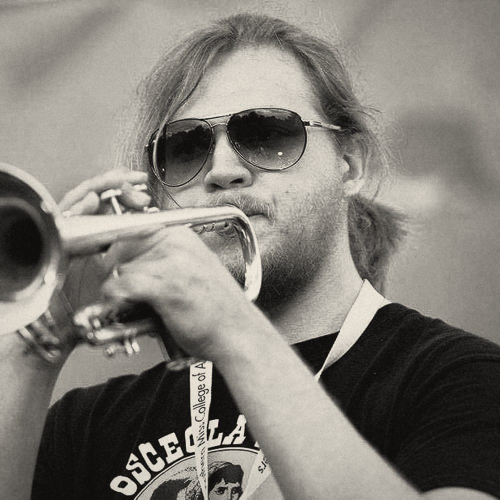
#> input picture photos/colman-grinell.jpg, 1000 x 1000 px, found by its file name (shown at 1/2 size)
$ python portraits.py
#> lines starting #> are read from the running program, lines starting #| are printed output that depends on the picture
"""Render raw band photos as matched, warm-toned black-and-white portraits.

Usage: python3 tools/portraits.py
"""

from pathlib import Path

import numpy as np
from PIL import Image
from scipy import ndimage

ROOT = Path(__file__).resolve().parent.parent
RAW = ROOT / "photos" / "raw"
OUT = ROOT / "photos"
SIZE = 1000

# (filename, square crop box as left, top, side) in raw pixel coordinates
PORTRAITS = {
    "colman-grinell": ("colman-grinell.jpg", (250, 0, 619)),
    "luke-palmer": ("luke-palmer.jpg", (1150, 450, 1850)),
    "nick-benoit": ("nick-benoit.png", (384, 893, 773)),
}

SHADOW = np.array((14, 13, 12), dtype=float)
HIGHLIGHT = np.array((238, 232, 220), dtype=float)


def tone(lum):
    lo, hi = np.percentile(lum, (0.5, 99.5))
    stretched = np.clip((lum - lo) / (hi - lo), 0, 1)
    ranks = np.argsort(np.argsort(lum, axis=None)).reshape(lum.shape)
    equalized = ranks / (lum.size - 1)
    t = 0.75 * stretched + 0.25 * equalized
    return t * t * (3 - 2 * t) * 0.75 + t * 0.25


def vignette(shape):
    ys, xs = np.mgrid[-1 : 1 : shape[0] * 1j, -1 : 1 : shape[1] * 1j]
    return 1 - 0.22 * np.clip(np.hypot(xs, ys) - 0.5, 0, None) ** 1.5


def grain(shape, seed=0):
    noise = np.random.default_rng(seed).standard_normal(shape)
    return ndimage.gaussian_filter(noise, 0.6)


def portrait(src, box):
    left, top, side = box
    img = Image.open(src).convert("RGB").crop((left, top, left + side, top + side))
    rgb = np.asarray(img.resize((SIZE, SIZE), Image.LANCZOS), dtype=float) / 255
    lum = rgb @ np.array([0.45, 0.42, 0.13])

    t = np.clip(tone(lum) * vignette(lum.shape) + 0.035 * grain(lum.shape), 0, 1)
    out = SHADOW + (HIGHLIGHT - SHADOW) * t[..., None]
    return Image.fromarray(out.astype(np.uint8))


def main():
    for name, (filename, box) in PORTRAITS.items():
        portrait(RAW / filename, box).save(OUT / f"{name}.jpg", quality=88, progressive=True)
#> in portrait, `img = Image.open(src).convert("RGB").crop((left, top, left + side, top..`:
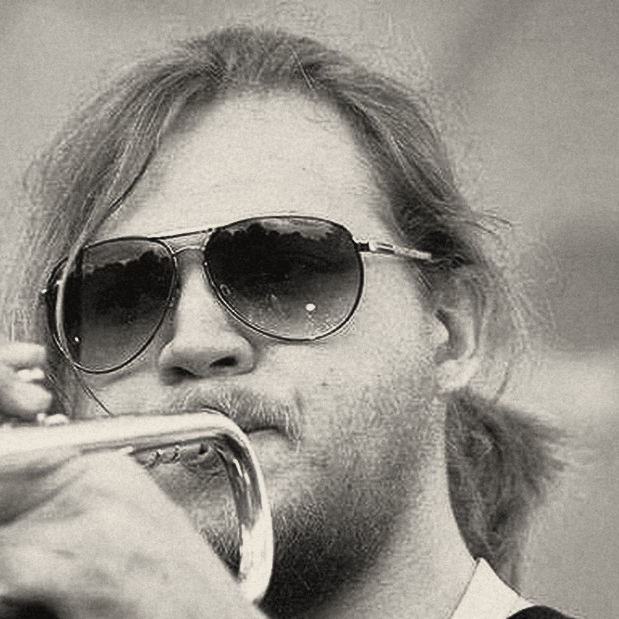
#> img: PIL image 619x619 RGB; mean R, G, B 149.8, 145.8, 138
#> in tone, `lo, hi = np.percentile(lum, (0.5, 99.5))`: lo = 0.0556; hi = 0.906
#> in tone, `ranks = np.argsort(np.argsort(lum, axis=None)).reshape(lum.shape)`:
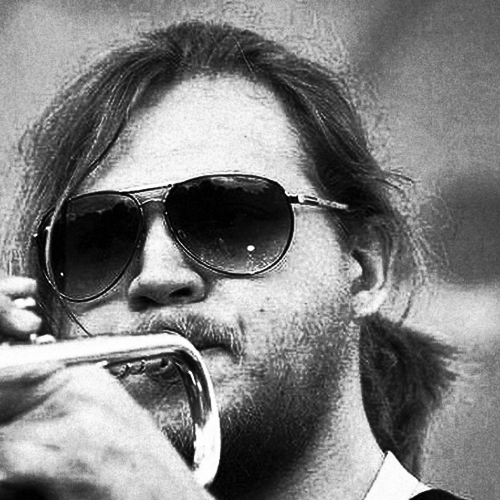
#> ranks: shape (1000, 1000) int64 (shown at 1/2 size); min 0, max 999999, mean 499999.5; drawn with min black and max white
#> in vignette, `ys, xs = np.mgrid[-1 : 1 : shape[0] * 1j, -1 : 1 : shape[1] * 1j]`:
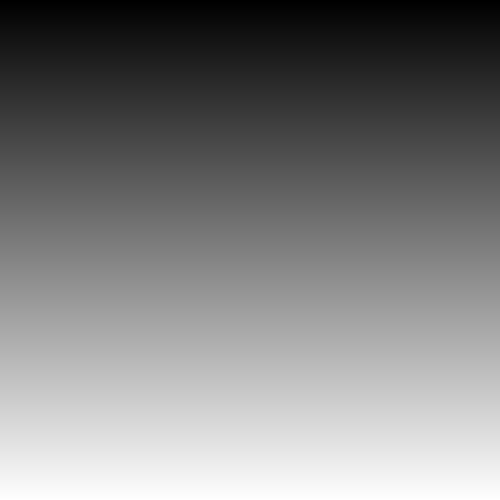
#> ys: shape (1000, 1000) float64 (shown at 1/2 size); min -1, max 1, mean -6.37e-18; drawn with min black and max white
#> in vignette, `ys, xs = np.mgrid[-1 : 1 : shape[0] * 1j, -1 : 1 : shape[1] * 1j]`:
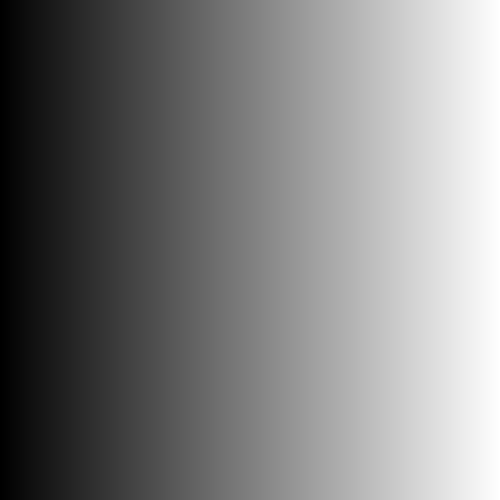
#> xs: shape (1000, 1000) float64 (shown at 1/2 size); min -1, max 1, mean -1.1e-17; drawn with min black and max white
#> in vignette, `return 1 - 0.22 * np.clip(np.hypot(xs, ys) - 0.5, 0, None) ** 1.5`:
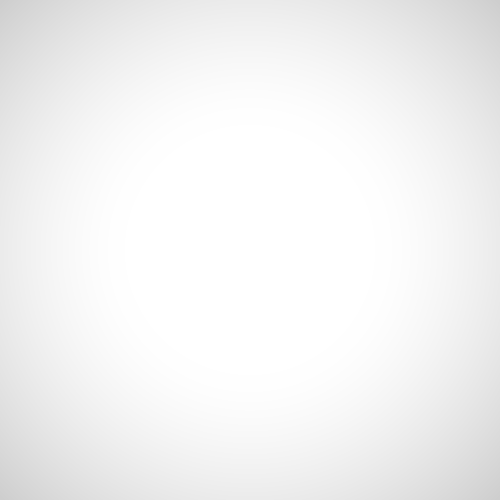
#> returned value: shape (1000, 1000) float64 (shown at 1/2 size); min 0.808, max 1, mean 0.955
#> in grain, `noise = np.random.default_rng(seed).standard_normal(shape)`:
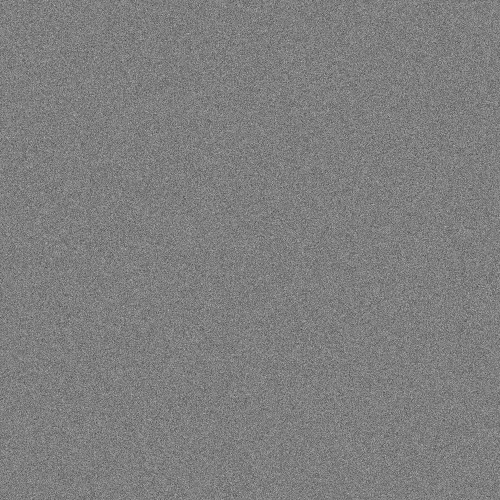
#> noise: shape (1000, 1000) float64 (shown at 1/2 size); min -4.68, max 4.73, mean 0.000999; drawn with min black and max white
#> in portrait, `out = SHADOW + (HIGHLIGHT - SHADOW) * t[..., None]`:
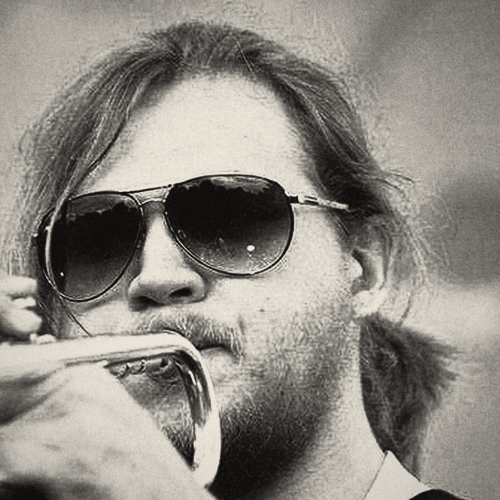
#> out: shape (1000, 1000, 3) float64 (shown at 1/2 size); mean of channels 0, 1, 2 142.2, 138.3, 131; drawn as R, G, B
        print(f"wrote photos/{name}.jpg")
#> pass 2 of the loop in main, `for name, (filename, box) in PORTRAITS.items():`:
#> left = 1150; top = 450; side = 1850
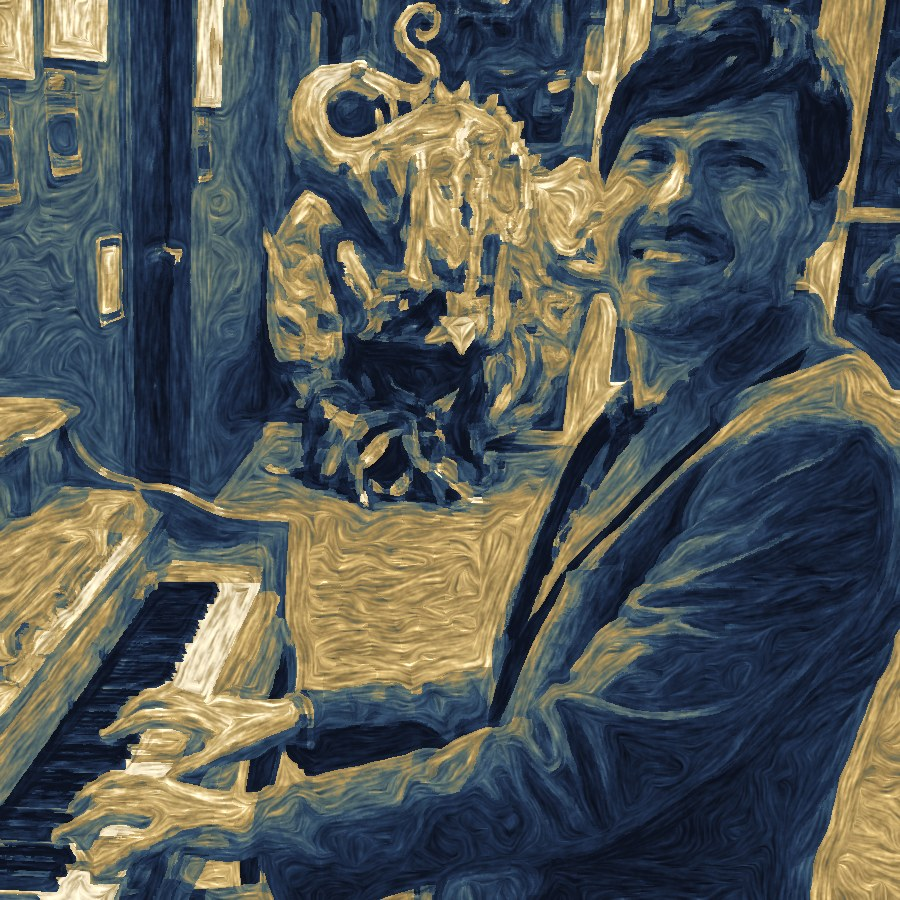
#> input picture photos/luke-palmer.jpg, 900 x 900 px, found by its file name
#> img: PIL image 1850x1850 RGB; every value is 0
#> rgb: shape (1000, 1000, 3) float64; every value is 0
#> lum: shape (1000, 1000) float64; every value is 0
#> lo = 0
#> stretched: shape (1000, 1000) float64; every value is NaN or infinite
#> in tone (call 2), `ranks = np.argsort(np.argsort(lum, axis=None)).reshape(lum.shape)`:
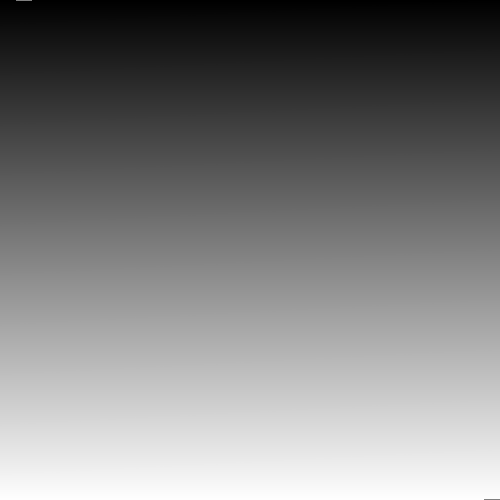
#> ranks: shape (1000, 1000) int64 (shown at 1/2 size); min 0, max 999999, mean 499999.5; drawn with min black and max white
#> out: shape (1000, 1000, 3) float64; every value is NaN or infinite
#> pass 3 of the loop in main, `for name, (filename, box) in PORTRAITS.items():`:
#> left = 384; top = 893; side = 773
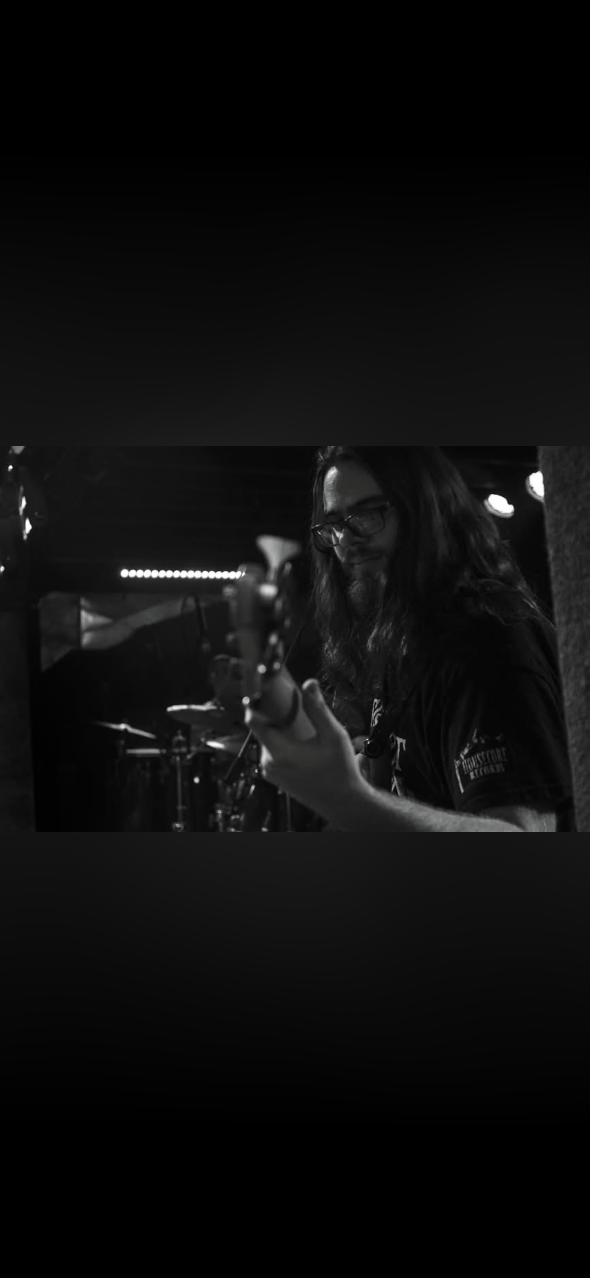
#> input picture photos/raw/nick-benoit.png, 1179 x 2556 px (shown at 1/2 size)
#> in portrait (call 3), `img = Image.open(src).convert("RGB").crop((left, top, left + side, top..`:
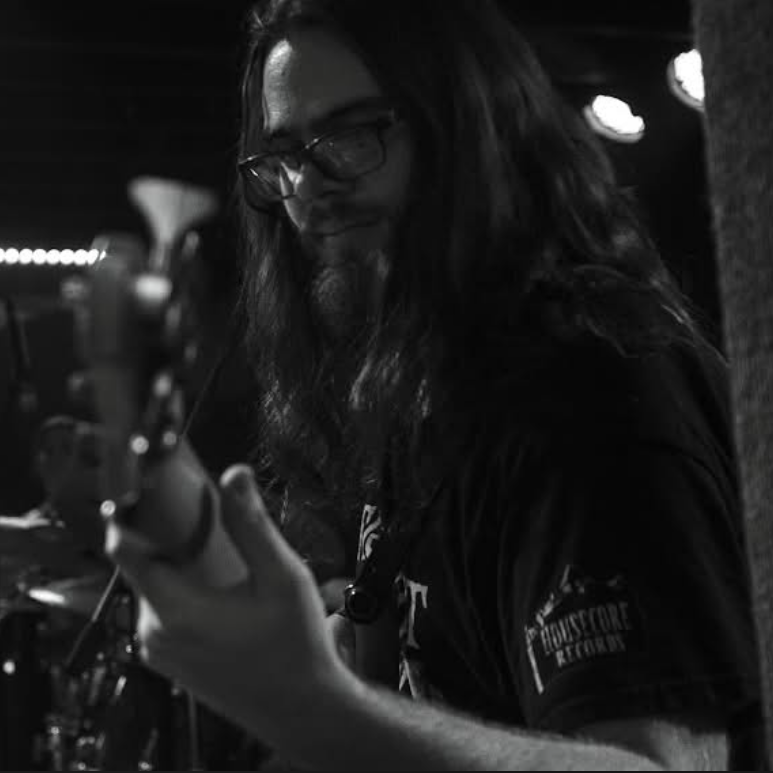
#> img: PIL image 773x773 RGB; mean R, G, B 29.9, 30, 30
#> in portrait (call 3), `t = np.clip(tone(lum) * vignette(lum.shape) + 0.035 * grain(lum.shape)..`:
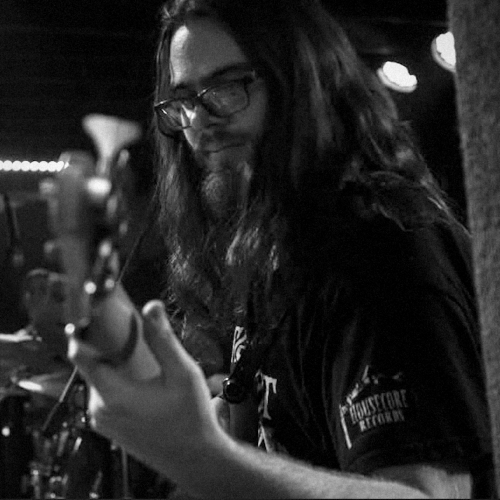
#> t: shape (1000, 1000) float64 (shown at 1/2 size); min 0, max 1, mean 0.152


if __name__ == "__main__":
    main()
